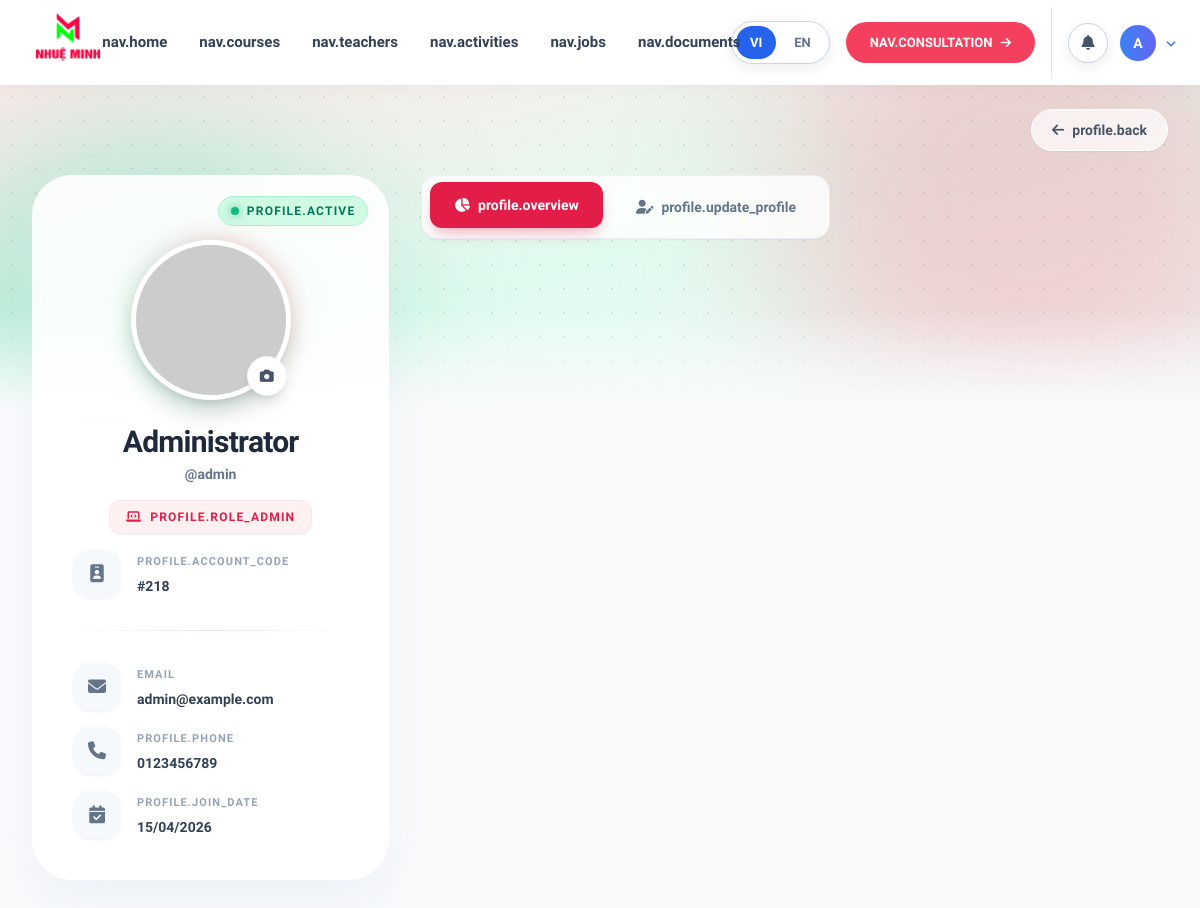
The page /?page=profile (signed in) on the database its author committed.
### tables this page shows
CREATE TABLE `users` (
  `id` bigint unsigned NOT NULL AUTO_INCREMENT,
  `username` varchar(120) NOT NULL,
  `password` varchar(255) NOT NULL,
  `full_name` varchar(150) NOT NULL,
  `role_id` bigint unsigned NOT NULL,
  `phone` varchar(20) DEFAULT NULL,
  `email` varchar(150) DEFAULT NULL,
  `avatar` varchar(255) DEFAULT NULL,
  `status` enum('active','inactive') NOT NULL DEFAULT 'active',
  `created_at` timestamp NOT NULL DEFAULT CURRENT_TIMESTAMP,
  `updated_at` timestamp NOT NULL DEFAULT CURRENT_TIMESTAMP ON UPDATE CURRENT_TIMESTAMP,
  `deleted_at` timestamp NULL DEFAULT NULL,
  PRIMARY KEY (`id`),
  UNIQUE KEY `username` (`username`),
  KEY `fk_users_role` (`role_id`),
  CONSTRAINT `fk_users_role` FOREIGN KEY (`role_id`) REFERENCES `roles` (`id`)
);

CREATE TABLE `roles` (
  `id` bigint unsigned NOT NULL AUTO_INCREMENT,
  `role_name` varchar(50) NOT NULL,
  `description` varchar(255) DEFAULT NULL,
  `created_at` timestamp NOT NULL DEFAULT CURRENT_TIMESTAMP,
  `updated_at` timestamp NOT NULL DEFAULT CURRENT_TIMESTAMP ON UPDATE CURRENT_TIMESTAMP,
  PRIMARY KEY (`id`),
  UNIQUE KEY `role_name` (`role_name`)
);

### public_html/pages/profile/index.php (the view, shortened to what the rows shown need)
<?php
$authUser = auth_user() ?? [];
$academicModel = new AcademicModel();
$profileUser = (int) ($authUser['id'] ?? 0) > 0
    ? ($academicModel->findActiveUser((int) $authUser['id']) ?? [])
    : [];
$username = (string) ($profileUser['username'] ?? $authUser['username'] ?? '');
$fullName = (string) ($profileUser['full_name'] ?? $authUser['full_name'] ?? '');
$role = (string) ($profileUser['role_name'] ?? $authUser['role'] ?? '');
$email = (string) ($profileUser['email'] ?? '');
$phone = (string) ($profileUser['phone'] ?? '');
$createdAt = isset($profileUser['created_at']) && $profileUser['created_at'] !== null
    ? date('d/m/Y', strtotime((string) $profileUser['created_at']))
    : '';
$studentCode = trim((string) (($profileUser['role_profile']['student_code'] ?? '') ?: ($profileUser['student_code'] ?? '')));
$teacherCode = trim((string) (($profileUser['role_profile']['teacher_code'] ?? '') ?: ($profileUser['teacher_code'] ?? '')));
$profileCode = $role === 'student' ? $studentCode : ($role === 'teacher' ? $teacherCode : '');
$profileCodeLabel = $role === 'student' ? t('profile.student_code') : ($role === 'teacher' ? t('profile.teacher_code') : '');
$roleDisplay = match($role) {
    'teacher' => t('profile.role_teacher'),
    'admin' => t('profile.role_admin'),
    default => t('profile.role_student'),
};
?>
<section class="min-h-screen bg-[#f8fafc] pb-24 font-jakarta relative overflow-hidden">
    <div class="mx-auto max-w-7xl px-4 sm:px-6 lg:px-8 relative z-10 mt-6">
        <div class="grid grid-cols-1 items-start gap-8 lg:grid-cols-12">
            <aside class="lg:col-span-4 lg:sticky lg:top-8" data-aos="fade-right">
                <div class="glass-card rounded-[2.5rem] p-8 md:p-10 shadow-2xl shadow-slate-200/50 text-center relative overflow-hidden">
                    <div class="mt-6">
                        <h1 class="text-2xl md:text-3xl font-black text-slate-800 tracking-tight"><?= e($fullName) ?></h1>
                        <p class="text-sm font-bold text-slate-500 mt-1">@<?= e($username) ?></p>
                        <div class="mt-4">
                            <span class="inline-flex items-center gap-2 rounded-xl bg-rose-50 px-4 py-2 text-xs font-black uppercase tracking-widest text-rose-600 border border-rose-100 shadow-sm">
                                <?= $role === 'teacher' ? '<i class="fa-solid fa-chalkboard-user"></i>' : '<i class="fa-solid fa-laptop-code"></i>' ?>
                                <?= e($roleDisplay) ?>
                            </span>
                        </div>
                        <div class="mt-4 space-y-4 text-left">
                            <div class="flex items-center gap-4 text-sm font-medium text-slate-600 group">
                                <div class="flex-1 min-w-0">
                                    <p class="text-[11px] font-black text-slate-400 uppercase tracking-widest mb-1"><?= e($profileCodeLabel !== '' ? $profileCodeLabel : t('profile.account_code')) ?></p>
                                    <span class="font-bold text-slate-700 truncate block text-sm"><?= e($profileCode !== '' ? $profileCode : ('#' . (string) ($profileUser['id'] ?? $authUser['id'] ?? '---'))) ?></span>
                                </div>
                            </div>
                        </div>
                    </div>
                    <div class="space-y-4 text-left">
                        <div class="flex items-center gap-4 text-sm font-medium text-slate-600 group">
                            <div class="flex-1 min-w-0">
                                <p class="text-[11px] font-black text-slate-400 uppercase tracking-widest mb-1">Email</p>
                                <span class="font-bold text-slate-700 truncate block text-sm"><?= e($email) ?></span>
                            </div>
                        </div>
                        <div class="flex items-center gap-4 text-sm font-medium text-slate-600 group">
                            <div class="flex-1 min-w-0">
                                <p class="text-[11px] font-black text-slate-400 uppercase tracking-widest mb-1"><?= e(t('profile.phone')); ?></p>
                                <span class="font-bold text-slate-700 truncate block text-sm"><?= e($phone) ?></span>
                            </div>
                        </div>
                        <div class="flex items-center gap-4 text-sm font-medium text-slate-600 group">
                            <div class="flex-1 min-w-0">
                                <p class="text-[11px] font-black text-slate-400 uppercase tracking-widest mb-1"><?= e(t('profile.join_date')); ?></p>
                                <span class="font-bold text-slate-700 truncate block text-sm"><?= e($createdAt) ?></span>
                            </div>
                        </div>
                    </div>
                </div>
            </aside>
        </div>
    </div>
</section>

### public_html/pages/partials/header.php (shortened to what the rows shown need)
<!doctype html>
<html lang="<?= e(current_locale()); ?>" class="scroll-smooth">
<head>
    <link rel="stylesheet" href="https://cdnjs.cloudflare.com/ajax/libs/font-awesome/6.5.1/css/all.min.css">
    <?php require_once __DIR__ . '/tailwind_cdn.php'; ?>
</head>
<body class="min-h-screen bg-slate-50 font-jakarta leading-relaxed text-slate-800 antialiased flex flex-col">
    <?php
    require_once __DIR__ . '/../../models/AcademicModel.php';
    $headerUser = auth_user() ?? [];
    $currentPage = resolve_page_slug((string) ($_GET['page'] ?? 'home'));
    $isStudentProfileActive = $currentPage === resolve_page_slug('profile');
    $headerUserDisplayName = trim((string) ($headerUser['full_name'] ?? ''));
    $headerUserAvatarUrl = normalize_public_file_url((string) ($headerUser['avatar'] ?? ''));
    if ($headerUserAvatarUrl === '' && is_logged_in() && (int) ($headerUser['id'] ?? 0) > 0) {
        try {
            $headerAvatarStmt = Database::connection()->prepare('SELECT avatar FROM users WHERE id = :id LIMIT 1');
            $headerAvatarStmt->execute(['id' => (int) $headerUser['id']]);
            $headerAvatarRow = $headerAvatarStmt->fetch();
            $headerUserAvatarUrl = normalize_public_file_url((string) ($headerAvatarRow['avatar'] ?? ''));
        } catch (Throwable) {
            $headerUserAvatarUrl = '';
        }
    }
    $headerUserInitial = 'U';
    if ($headerUserDisplayName !== '') {
        $headerUserInitial = function_exists('mb_substr')
            ? mb_substr($headerUserDisplayName, 0, 1)
            : substr($headerUserDisplayName, 0, 1);
    }
    if (function_exists('mb_strtoupper')) {
        $headerUserInitial = mb_strtoupper($headerUserInitial);
    } else {
        $headerUserInitial = strtoupper($headerUserInitial);
    }
    $isActivePage = static function (array $pageSlugs) use ($currentPage): bool {
        foreach ($pageSlugs as $pageSlug) {
            if ($currentPage === resolve_page_slug((string) $pageSlug)) {
                return true;
            }
        }
        return false;
    };
    ?>
    <header class="sticky top-0 z-50 w-full bg-white shadow-[0_2px_15px_rgba(0,0,0,0.03)]" id="top">
        <div class="mx-auto flex min-h-[85px] w-full max-w-[1450px] items-center justify-between gap-5 px-4 sm:px-6">
            <div class="hidden min-w-0 flex-none items-center gap-4 xl:gap-5 lg:flex">
                <?php if (is_logged_in()): ?>
                    <div class="flex items-center gap-3 border-l border-slate-200 pl-4">
                        <div class="relative group py-4">
                            <button class="inline-flex flex-none items-center gap-2.5 whitespace-nowrap text-[14px] font-semibold transition-colors <?= $isActivePage(['feedback', 'dashboard-student', 'classes-my', 'activities-student', 'admin']) || $isStudentProfileActive ? 'text-blue-600' : 'text-slate-700 hover:text-blue-600' ?>">
                                <?php if ($headerUserAvatarUrl !== ''): ?>
                                    <img src="<?= e($headerUserAvatarUrl); ?>" alt="<?= e($headerUserDisplayName !== '' ? $headerUserDisplayName : 'User avatar'); ?>" class="h-9 w-9 rounded-full object-cover border border-slate-200 shadow-sm">
                                <?php else: ?>
                                    <div class="w-9 h-9 rounded-full bg-gradient-to-r from-blue-500 to-indigo-500 shadow-sm text-white flex items-center justify-center text-sm font-bold">
                                        <?= e($headerUserInitial); ?>
                                    </div>
                                <?php endif; ?>
                                <i class="fa-solid fa-chevron-down text-[10px] transition-transform duration-300 group-hover:rotate-180 <?= $isActivePage(['feedback', 'dashboard-student', 'classes-my', 'activities-student', 'admin']) || $isStudentProfileActive ? 'text-blue-600' : 'text-slate-400 group-hover:text-blue-600' ?>"></i>
                            </button>
                        </div>
                    </div>
                <?php else: ?>
                    <a href="<?= e(page_url('login')); ?>" class="group inline-flex items-center justify-center gap-2 whitespace-nowrap rounded-full bg-slate-800 px-6 py-2.5 text-[13px] font-bold uppercase text-white transition-all hover:bg-slate-900 hover:shadow-lg">
                        <?= e(t('nav.login')); ?>
                    </a>
                <?php endif; ?>
            </div>
        </div>
    </header>
    <main class="flex-grow">

### rows shown on the page
users: full_name "A", full_name "Administrator", username "admin", role.role_name "PROFILE.ROLE_ADMIN", role.role_name "PROFILE.ACCOUNT_CODE", role+id "#218", email "admin@example.com", phone "0123456789", created_at "15/04/2026"

### other values the page prints
t('nav.home') "nav.home"
t('nav.courses') "nav.courses"
t('nav.teachers') "nav.teachers"
t('nav.activities') "nav.activities"
t('nav.jobs') "nav.jobs"
t('nav.documents') "nav.documents"
t('nav.consultation') "NAV.CONSULTATION"
t('profile.back') "profile.back"
t('profile.active') "PROFILE.ACTIVE"
t('profile.phone') "PROFILE.PHONE"
t('profile.join_date') "PROFILE.JOIN_DATE"
t('profile.overview') "profile.overview"
t('profile.update_profile') "profile.update_profile"
